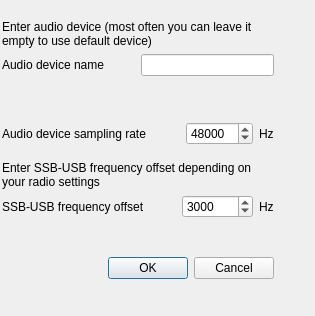
<?xml version="1.0" encoding="UTF-8"?>
<ui version="4.0">
 <class>Dialog</class>
 <widget class="QDialog" name="Dialog">
  <property name="geometry">
   <rect>
    <x>0</x>
    <y>0</y>
    <width>315</width>
    <height>316</height>
   </rect>
  </property>
  <property name="windowTitle">
   <string>Parameters for Audio in SSB-USB signal source</string>
  </property>
  <widget class="QWidget" name="gridLayoutWidget">
   <property name="geometry">
    <rect>
     <x>0</x>
     <y>0</y>
     <width>311</width>
     <height>313</height>
    </rect>
   </property>
   <layout class="QGridLayout" name="gridLayout">
    <property name="sizeConstraint">
     <enum>QLayout::SetNoConstraint</enum>
    </property>
    <item row="8" column="1">
     <layout class="QGridLayout" name="gridLayout_4">
      <item row="0" column="2">
       <widget class="QLabel" name="label_6">
        <property name="text">
         <string>Hz</string>
        </property>
       </widget>
      </item>
      <item row="0" column="0">
       <widget class="QLabel" name="label_5">
        <property name="sizePolicy">
         <sizepolicy hsizetype="Expanding" vsizetype="Expanding">
          <horstretch>0</horstretch>
          <verstretch>0</verstretch>
         </sizepolicy>
        </property>
        <property name="text">
         <string>SSB-USB frequency offset</string>
        </property>
       </widget>
      </item>
      <item row="0" column="1">
       <widget class="QSpinBox" name="frequnecy_offset">
        <property name="minimum">
         <number>-999999999</number>
        </property>
        <property name="maximum">
         <number>999999999</number>
        </property>
        <property name="value">
         <number>3000</number>
        </property>
       </widget>
      </item>
     </layout>
    </item>
    <item row="5" column="1">
     <layout class="QGridLayout" name="gridLayout_3">
      <item row="0" column="2">
       <widget class="QLabel" name="label_4">
        <property name="text">
         <string>Hz</string>
        </property>
       </widget>
      </item>
      <item row="0" column="0">
       <widget class="QLabel" name="label_3">
        <property name="sizePolicy">
         <sizepolicy hsizetype="Expanding" vsizetype="Expanding">
          <horstretch>0</horstretch>
          <verstretch>0</verstretch>
         </sizepolicy>
        </property>
        <property name="text">
         <string>Audio device sampling rate</string>
        </property>
       </widget>
      </item>
      <item row="0" column="1">
       <widget class="QSpinBox" name="sampling_rate">
        <property name="minimum">
         <number>0</number>
        </property>
        <property name="maximum">
         <number>999999999</number>
        </property>
        <property name="value">
         <number>48000</number>
        </property>
       </widget>
      </item>
     </layout>
    </item>
    <item row="2" column="1">
     <layout class="QGridLayout" name="gridLayout_2">
      <item row="0" column="0">
       <widget class="QLabel" name="label">
        <property name="sizePolicy">
         <sizepolicy hsizetype="Expanding" vsizetype="Expanding">
          <horstretch>0</horstretch>
          <verstretch>0</verstretch>
         </sizepolicy>
        </property>
        <property name="text">
         <string>Audio device name</string>
        </property>
       </widget>
      </item>
      <item row="0" column="1">
       <widget class="QLineEdit" name="audio_dev"/>
      </item>
     </layout>
    </item>
    <item row="3" column="1">
     <spacer name="horizontalSpacer_2">
      <property name="orientation">
       <enum>Qt::Horizontal</enum>
      </property>
      <property name="sizeHint" stdset="0">
       <size>
        <width>5</width>
        <height>20</height>
       </size>
      </property>
     </spacer>
    </item>
    <item row="4" column="1">
     <spacer name="horizontalSpacer_4">
      <property name="orientation">
       <enum>Qt::Horizontal</enum>
      </property>
      <property name="sizeHint" stdset="0">
       <size>
        <width>40</width>
        <height>20</height>
       </size>
      </property>
     </spacer>
    </item>
    <item row="10" column="1">
     <widget class="QDialogButtonBox" name="buttonBox">
      <property name="orientation">
       <enum>Qt::Horizontal</enum>
      </property>
      <property name="standardButtons">
       <set>QDialogButtonBox::Cancel|QDialogButtonBox::Ok</set>
      </property>
     </widget>
    </item>
    <item row="1" column="1">
     <widget class="QLabel" name="label_2">
      <property name="sizePolicy">
       <sizepolicy hsizetype="Expanding" vsizetype="Expanding">
        <horstretch>0</horstretch>
        <verstretch>0</verstretch>
       </sizepolicy>
      </property>
      <property name="text">
       <string>Enter audio device (most often you can leave it empty to use default device)</string>
      </property>
      <property name="wordWrap">
       <bool>true</bool>
      </property>
     </widget>
    </item>
    <item row="0" column="1">
     <spacer name="horizontalSpacer">
      <property name="orientation">
       <enum>Qt::Horizontal</enum>
      </property>
      <property name="sizeHint" stdset="0">
       <size>
        <width>40</width>
        <height>20</height>
       </size>
      </property>
     </spacer>
    </item>
    <item row="6" column="1">
     <spacer name="verticalSpacer_2">
      <property name="orientation">
       <enum>Qt::Vertical</enum>
      </property>
      <property name="sizeType">
       <enum>QSizePolicy::Fixed</enum>
      </property>
      <property name="sizeHint" stdset="0">
       <size>
        <width>20</width>
        <height>10</height>
       </size>
      </property>
     </spacer>
    </item>
    <item row="7" column="1">
     <widget class="QLabel" name="label_7">
      <property name="sizePolicy">
       <sizepolicy hsizetype="Expanding" vsizetype="Expanding">
        <horstretch>0</horstretch>
        <verstretch>0</verstretch>
       </sizepolicy>
      </property>
      <property name="text">
       <string>Enter SSB-USB frequency offset depending on your radio settings</string>
      </property>
      <property name="wordWrap">
       <bool>true</bool>
      </property>
     </widget>
    </item>
    <item row="1" column="0">
     <spacer name="horizontalSpacer_3">
      <property name="orientation">
       <enum>Qt::Horizontal</enum>
      </property>
      <property name="sizeHint" stdset="0">
       <size>
        <width>5</width>
        <height>20</height>
       </size>
      </property>
     </spacer>
    </item>
    <item row="9" column="1">
     <spacer name="verticalSpacer">
      <property name="orientation">
       <enum>Qt::Vertical</enum>
      </property>
      <property name="sizeType">
       <enum>QSizePolicy::Expanding</enum>
      </property>
      <property name="sizeHint" stdset="0">
       <size>
        <width>20</width>
        <height>40</height>
       </size>
      </property>
     </spacer>
    </item>
    <item row="3" column="2">
     <spacer name="horizontalSpacer_5">
      <property name="orientation">
       <enum>Qt::Horizontal</enum>
      </property>
      <property name="sizeHint" stdset="0">
       <size>
        <width>40</width>
        <height>20</height>
       </size>
      </property>
     </spacer>
    </item>
    <item row="11" column="1">
     <spacer name="verticalSpacer_4">
      <property name="orientation">
       <enum>Qt::Vertical</enum>
      </property>
      <property name="sizeHint" stdset="0">
       <size>
        <width>20</width>
        <height>40</height>
       </size>
      </property>
     </spacer>
    </item>
   </layout>
  </widget>
  <zorder>gridLayoutWidget</zorder>
  <zorder>verticalSpacer</zorder>
 </widget>
 <resources/>
 <connections>
  <connection>
   <sender>buttonBox</sender>
   <signal>accepted()</signal>
   <receiver>Dialog</receiver>
   <slot>accept()</slot>
   <hints>
    <hint type="sourcelabel">
     <x>248</x>
     <y>254</y>
    </hint>
    <hint type="destinationlabel">
     <x>157</x>
     <y>274</y>
    </hint>
   </hints>
  </connection>
  <connection>
   <sender>buttonBox</sender>
   <signal>rejected()</signal>
   <receiver>Dialog</receiver>
   <slot>reject()</slot>
   <hints>
    <hint type="sourcelabel">
     <x>316</x>
     <y>260</y>
    </hint>
    <hint type="destinationlabel">
     <x>286</x>
     <y>274</y>
    </hint>
   </hints>
  </connection>
 </connections>
</ui>
